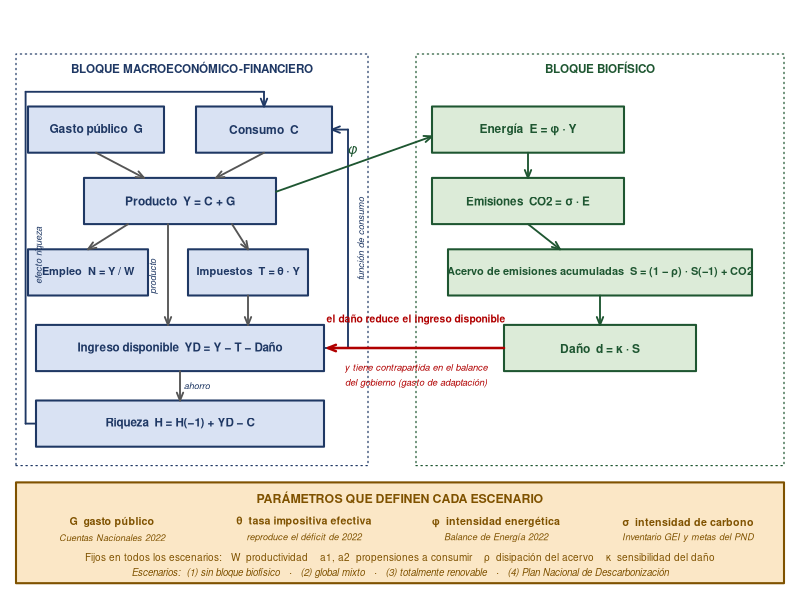

Reproduce this figure in R.
## Diagrama de flujo del modelo SFC-E (punto A.17 del compendio)
png(file.path("salidas","Figura_diagrama_modelo.png"),
    width = 3300, height = 2200, res = 300)
par(mar = c(0,0,0.6,0), xaxs = "i", yaxs = "i")
plot(NA, xlim = c(0,100), ylim = c(0,70), axes = FALSE, xlab = "", ylab = "")

AZ<-"#1F3864"; AZC<-"#D9E2F3"; VE<-"#1E5631"; VEC<-"#DCEBD8"
NAR<-"#7F5200"; NARC<-"#FBE7C6"; GR<-"#555555"; RO<-"#B00000"

caja <- function(x,y,w,txt,bo,re,cex=0.72,h=5.5){
  rect(x-w/2,y-h/2,x+w/2,y+h/2,border=bo,col=re,lwd=2)
  text(x,y,txt,cex=cex,font=2,col=bo)
}
fl <- function(x1,y1,x2,y2,col=GR,lwd=1.8,lty=1)
  arrows(x1,y1,x2,y2,length=0.085,angle=22,col=col,lwd=lwd,lty=lty)
etq <- function(x,y,t,col=GR,cex=0.58,srt=0)
  text(x,y,t,cex=cex,col=col,font=3,srt=srt)

## (el titulo va en la leyenda de la Figura 1 dentro del articulo)

## ================= BLOQUE MACROECONÓMICO-FINANCIERO =================
rect(2,16,46,65,border=AZ,col=NA,lwd=1.2,lty=3)
text(24,63.4,"BLOQUE MACROECONÓMICO-FINANCIERO",col=AZ,cex=0.7,font=2)

caja(12,56,17,"Gasto público  G",AZ,AZC)
caja(33,56,17,"Consumo  C",AZ,AZC)
caja(22.5,47.5,24,"Producto  Y = C + G",AZ,AZC)
caja(11,39,15,"Empleo  N = Y / W",AZ,AZC,0.66)
caja(31,39,15,"Impuestos  T = θ · Y",AZ,AZC,0.66)
caja(22.5,30,36,"Ingreso disponible  YD = Y − T − Daño",AZ,AZC,0.70)
caja(22.5,21,36,"Riqueza  H = H(−1) + YD − C",AZ,AZC,0.70)

fl(12,53.25,18,50.25); fl(33,53.25,27,50.25)
fl(16,44.75,11,41.75); fl(29,44.75,31,41.75)
fl(21,44.75,21,32.75); etq(19.2,38.5,"producto",AZ,0.55,90)
fl(31,36.25,31,32.75)
fl(22.5,27.25,22.5,23.75); etq(24.6,25.5,"ahorro",AZ,0.55)

## YD -> C  (función de consumo), por la derecha
segments(40.5,30,43.5,30,col=AZ,lwd=1.8); segments(43.5,30,43.5,56,col=AZ,lwd=1.8)
fl(43.5,56,41.5,56,AZ); etq(45.1,43,"función de consumo",AZ,0.56,90)
## H(-1) -> C  (efecto riqueza), por la izquierda
segments(4.5,21,3.2,21,col=AZ,lwd=1.8); segments(3.2,21,3.2,60.5,col=AZ,lwd=1.8)
segments(3.2,60.5,33,60.5,col=AZ,lwd=1.8); fl(33,60.5,33,58.75,AZ)
etq(4.9,41,"efecto riqueza",AZ,0.56,90)

## ========================= BLOQUE BIOFÍSICO =========================
rect(52,16,98,65,border=VE,col=NA,lwd=1.2,lty=3)
text(75,63.4,"BLOQUE BIOFÍSICO",col=VE,cex=0.7,font=2)

caja(66,56,24,"Energía  E = φ · Y",VE,VEC)
caja(66,47.5,24,"Emisiones  CO2 = σ · E",VE,VEC,0.70)
caja(75,39,38,"Acervo de emisiones acumuladas  S = (1 − ρ) · S(−1) + CO2",VE,VEC,0.66)
caja(75,30,24,"Daño  d = κ · S",VE,VEC)

fl(34.5,48.6,54,55.2,VE); etq(44,53.4,"φ",VE,0.85)
fl(66,53.25,66,50.25,VE)
fl(66,44.75,70,41.75,VE)
fl(75,36.25,75,32.75,VE)

## ====================== RETROALIMENTACIÓN ======================
fl(63,30,41,30,RO,2.4)
text(52,33.4,"el daño reduce el ingreso disponible",col=RO,cex=0.62,font=2)
text(52,27.6,"y tiene contrapartida en el balance",col=RO,cex=0.56,font=3)
text(52,25.8,"del gobierno (gasto de adaptación)",col=RO,cex=0.56,font=3)

## ====================== PARÁMETROS DE ESCENARIO ======================
rect(2,2,98,14,border=NAR,col=NARC,lwd=2)
text(50,12.2,"PARÁMETROS QUE DEFINEN CADA ESCENARIO",col=NAR,cex=0.74,font=2)
px<-c(14,38,62,86)
pl<-c("G  gasto público","θ  tasa impositiva efectiva",
      "φ  intensidad energética","σ  intensidad de carbono")
pd<-c("Cuentas Nacionales 2022","reproduce el déficit de 2022",
      "Balance de Energía 2022","Inventario GEI y metas del PND")
for(i in 1:4){ text(px[i],9.3,pl[i],col=NAR,cex=0.64,font=2)
               text(px[i],7.4,pd[i],col=NAR,cex=0.55,font=3) }
text(50,5.0,"Fijos en todos los escenarios:   W  productividad    a1, a2  propensiones a consumir    ρ  disipación del acervo    κ  sensibilidad del daño",
     col=NAR,cex=0.6)
text(50,3.2,"Escenarios:  (1) sin bloque biofísico   ·   (2) global mixto   ·   (3) totalmente renovable   ·   (4) Plan Nacional de Descarbonización",
     col=NAR,cex=0.58,font=3)
dev.off(); cat("Diagrama generado.\n")
